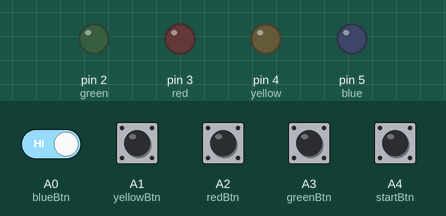
The sketch below on a simulated Arduino Uno, built with avr-gcc and run on an emulated ATmega328P. Shown: output pins drawn as LEDs (lit = HIGH). Inputs (shaded band) come from the test bench; at power-on: A0 (blueBtn), A1 (yellowBtn), A4 (startBtn) HIGH, A2 (redBtn), A3 (greenBtn) LOW. Random numbers use the default seed unless the sketch sets one.

Above: at 1.2 s.
1.3 s: A4 (startBtn) pulled LOW for 0.15 s
At 2.1 s:
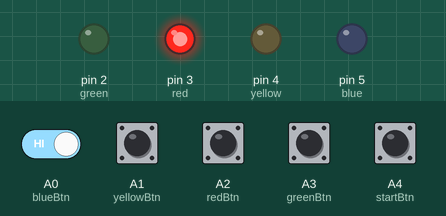
At 3.83 s:
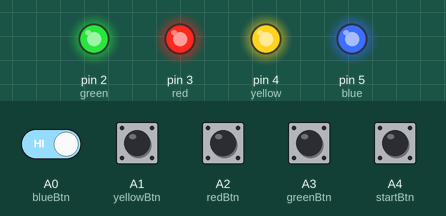
4.4 s: A4 (startBtn) pulled LOW for 1 s
At 6.0 s:
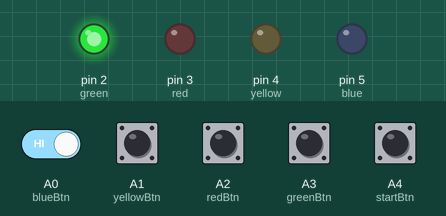
8.4 s: A4 (startBtn) pulled LOW for 1 s
At 9.7 s:
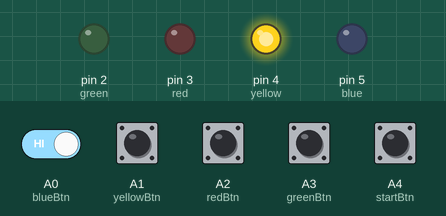
11.4 s: A0 (blueBtn) driven LOW and A4 (startBtn) driven LOW
14.4 s: A0 (blueBtn) driven HIGH
17.4 s: A0 (blueBtn) driven LOW
Timing chart, 0 to 21.4 s (numbered marks = the images above; inputs shaded):
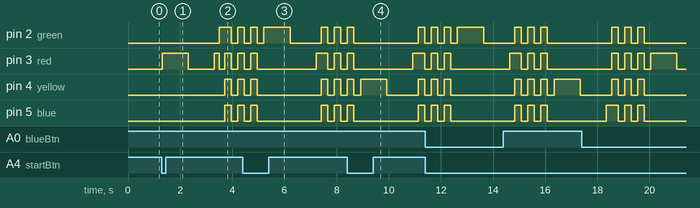

The sketch:

simonSaysProject.ino
```cpp
//sets highest level
const int MAX_LEVEL  = 100;

//sets array to accept a LED sequence to highest level amount
int sequence[MAX_LEVEL];
int your_sequence[MAX_LEVEL];
//initiate start level
int level  = 1;

//initiate LED pins
int green = 2;
int red = 3;
int yellow = 4;
int blue = 5;
//initalize buttons
int blueBtn = A0;
int yellowBtn = A1;
int redBtn = A2;
int greenBtn = A3;
int startBtn = A4;

//set speed of light flash
int velocity = 1000;

//Initalize LED pins, Button pins and set LEDs to low to make sure they are off
void setup()
{
  pinMode(blueBtn, INPUT);
  pinMode(yellowBtn,  INPUT);
  pinMode(redBtn, INPUT);
  pinMode(greenBtn, INPUT);

  pinMode(green, OUTPUT);
  pinMode(red,  OUTPUT);
  pinMode(yellow, OUTPUT);
  pinMode(blue, OUTPUT);

  digitalWrite(green, LOW);
  digitalWrite(red,  LOW);
  digitalWrite(yellow, LOW);
  digitalWrite(blue, LOW);
}

void loop()
{
  if  (level == 1)
    generate_sequence();//generate a sequence;

    if (digitalRead(startBtn)  == LOW || level != 1) //If start button is pressed or you're winning
    {
      show_sequence();    //show the sequence
      get_sequence();     //wait for your sequence
    }
}

//Shows generated sequence
void  show_sequence()
{
  digitalWrite(green, LOW);
  digitalWrite(red, LOW);
  digitalWrite(yellow,  LOW);
  digitalWrite(blue, LOW);

  for (int i = 0; i < level; i++)
  {
    digitalWrite(sequence[i],  HIGH);
    delay(velocity);
    digitalWrite(sequence[i], LOW);
    delay(velocity);
  }
}

//Gets user input and compares to generated sequence
//if correct sequence entered jumps to right_sequence
//if incorrect jumps to wrong sequence
void  get_sequence()
{
  int flag = 0; //this flag indicates if the sequence is correct

  for  (int i = 0; i < level; i++)
  {
    flag = 0;
    while(flag == 0)
    {
      if (digitalRead(blueBtn)  == LOW)
      {
        digitalWrite(blue, HIGH);
        your_sequence[i] = blue;
        flag = 1;
        delay(200);

        if(your_sequence[i] != sequence[i])
        {
          wrong_sequence();
          return;
        }

        digitalWrite(blue,  LOW);
      }

      if (digitalRead(yellowBtn) == LOW)
      {
        digitalWrite(yellow, HIGH);
        your_sequence[i]  = yellow;
        flag = 1;
        delay(200);

        if (your_sequence[i] != sequence[i])
        {
          wrong_sequence();
          return;
        }
          digitalWrite(yellow,  LOW);
      }

      if (digitalRead(redBtn) == LOW)
      {
        digitalWrite(red, HIGH);
        your_sequence[i]  = red;
        flag = 1;
        delay(200);

        if (your_sequence[i] != sequence[i])
        {
          wrong_sequence();
          return;
        }
          digitalWrite(red,  LOW);
      }

      if (digitalRead(greenBtn) == LOW)
      {
        digitalWrite(green, HIGH);
        your_sequence[i]  = green;
        flag = 1;
        delay(200);

        if (your_sequence[i] != sequence[i])
        {
          wrong_sequence();
          return;
        }
          digitalWrite(green,  LOW);
      }

    }
  }
  right_sequence();
}

//Generates a random sequence by generating a random number between 2 and 6
void generate_sequence()
{
  randomSeed(millis());  //in this way is really random!!!

  for (int i = 0; i < MAX_LEVEL; i++)
  {
    sequence[i]  = random(2,6);
  }
}

//Flashes lights 3 times and resets level back to 1 and resets speed
void wrong_sequence()
{
  for (int i = 0; i < 3;  i++)
  {
    digitalWrite(green, HIGH);
    digitalWrite(red, HIGH);
    digitalWrite(yellow,  HIGH);
    digitalWrite(blue, HIGH);
    delay(250);

    digitalWrite(green, LOW);
    digitalWrite(red,  LOW);
    digitalWrite(yellow, LOW);
    digitalWrite(blue, LOW);
    delay(250);
  }

level  = 1;
velocity = 1000;
}

//Flashes all LEDS when sequence is correct
//Adds +1 to level and increases sequence speed
void right_sequence()
{
  digitalWrite(green,  LOW);
  digitalWrite(red, LOW);
  digitalWrite(yellow, LOW);
  digitalWrite(blue, LOW);
  delay(250);

  digitalWrite(green,  HIGH);
  digitalWrite(red, HIGH);
  digitalWrite(yellow, HIGH);
  digitalWrite(blue, HIGH);
  delay(500);

  digitalWrite(green,  LOW);
  digitalWrite(red, LOW);
  digitalWrite(yellow, LOW);
  digitalWrite(blue, LOW);
  delay(500);

  if  (level < MAX_LEVEL);
  level++;

  velocity -= 55; //increase difficulty
}
```

Measured:
- after the input at 1.3 s, pin 2 (green): LOW → HIGH after 2.2 s, → LOW 0.45 s later, → HIGH 0.25 s later; pin 3 (red): goes HIGH 1.0 s, LOW 1.0 s, HIGH 0.20 s, LOW 0.20 s, HIGH 0.25 s, LOW 0.25 s, then HIGH, starting at once; pin 4 (yellow), pin 5 (blue): LOW → HIGH after 2.4 s, → LOW 0.25 s later, → HIGH 0.25 s later
